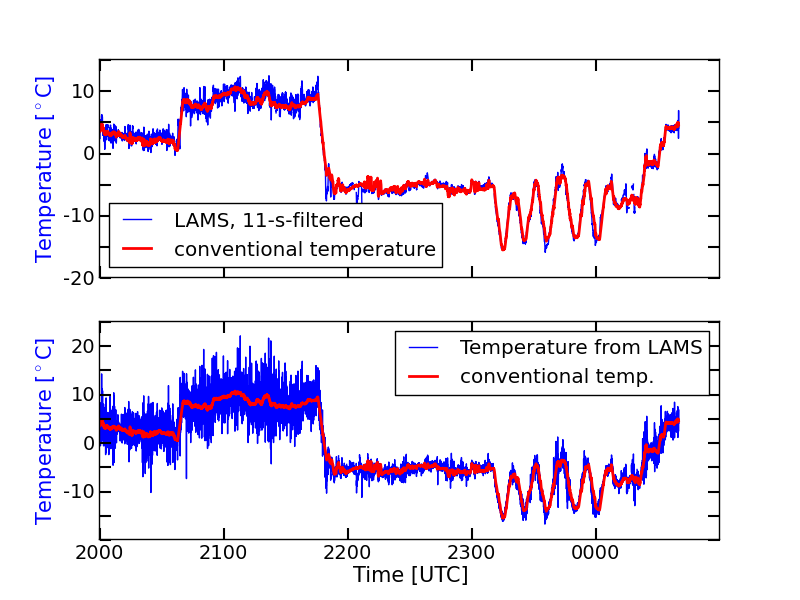

The Python source for this figure:
# Startup routine for Python from Xanadu
'Run this to load Xanadu data and variables'
import numpy as nm
import array
import struct
import pylab
from datetime import datetime, date, time
numvars = 4
Date = 111117
DLEN = 16801
Var = nm.empty([5, 16801], 'f')
Minutes = 280
VarName = [None]*5
T = nm.empty (4, 'i')
Time = nm.empty (16801, 'f')
Tsec = nm.empty (16801, 'f')
DataFile = open('/home/cooperw/Data/LAMS/DATLF5', 'rb')
VarName[1] = "ATX"
ATX=nm.empty (DLEN, 'f')
VarName[2] = "ATLAMS"
ATLAMS=nm.empty (DLEN, 'f')
VarName[3] = "ATW"
ATW=nm.empty (DLEN, 'f')
VarName[4] = "PCORR"
PCORR=nm.empty (DLEN, 'f')
VarName[0] = 'Tsec'
Var = array.array ('f')
numvars += 1
TM = []
for i in range (0, DLEN):
    B = DataFile.read (16)
    (T[0],) = struct.unpack ('b', B[0:1])
    (T[1],) = struct.unpack ('b', B[4:5])
    (T[2],) = struct.unpack ('b', B[8:9])
    (T[3],) = struct.unpack ('b', B[12:13])
    Tsec[i] = T[0]*3600+T[1]*60+T[2]+T[3]/1000.
    Time[i] = T[0]*10000+T[1]*100+T[2]+T[3]/1000.
    if T[0] > 23:
        T[0] -= 24
    TM.insert(i, time(T[0],T[1],T[2],T[3]/1000))
    Var.insert (numvars*i, Time[i])
    Var.read (DataFile, numvars-1)
    ATX[i] = Var[1+numvars*i]
    ATLAMS[i] = Var[2+numvars*i]
    ATW[i] = Var[3+numvars*i]
    PCORR[i] = Var[4+numvars*i]
ATX = nm.ma.masked_where (ATX == -32767., ATX)
ATLAMS = nm.ma.masked_where (ATLAMS == -32767., ATLAMS)
ATW = nm.ma.masked_where (ATW == -32767., ATW)
ATW -= 1.0
PCORR = nm.ma.masked_where (PCORR == -32767., PCORR)
indx = nm.arange(0,DLEN)
# this strange way of writing I1=0 is for easy change to a specified time
I1 = int(indx[Time==Time[0]])
I2 = int(indx[Time==Time[DLEN-1]])
nticks = I2 - I1 + 1
multiplier = 1
if nticks > 180.:
    nticks /= 60
    multiplier = 60
if nticks > 180.:
    nticks /= 60
    multiplier *= 60
if nticks > 20:
    nticks /= 2
    multiplier *= 2
if nticks > 20:
    nticks /= 2
    multiplier *= 2
if nticks > 20:
    nticks /= 3
    multiplier *= 3
offset_index = int(((int(Tsec[I1]/multiplier)+1)*multiplier-Tsec[I1])%multiplier)
ATM=nm.empty (DLEN, 'f')
II = 5
for i in range(I1+II,I2-II):
    ATM[i] = 0.
    for j in range(i-II,i+II+1):
        ATM[i] += ATLAMS[j]
    ATM[i] /= 2.*II+1
for i in range(I1,I1+II):
    ATM[i] = ATLAMS[i]
for i in range(I2-II,I2):
    ATM[i] = ATLAMS[i]
pylab.figure (4)
pylab.clf ()      
A = pylab.subplot(211)
pylab.plot(Tsec[I1:I2], ATM[I1:I2])
pylab.plot(Tsec[I1:I2], ATW[I1:I2],color='red',lw=2)
pticks = []
for i in range(0,(nticks+1)):
    if I1+offset_index+i*multiplier < DLEN:
        pticks.append(Tsec[I1+offset_index+i*multiplier])
A.xaxis.set_ticks(pticks)
pticklabels = []
for i in range(0,(nticks+1)):
    if I1+offset_index+i*multiplier < DLEN:
        pticklabels.append('')
A.xaxis.set_ticklabels(pticklabels)
yticks = [-20,'',-10,'',0,'',10]
A.yaxis.set_ticklabels(yticks)
for tick in A.yaxis.get_major_ticks():
    tick.label.set_fontsize(14)
pylab.ylabel('Temperature [$^\circ$C]', color='blue',fontsize=15)
#pylab.grid(True)
A2 = pylab.subplot(212)
pylab.plot(Tsec[I1:I2], ATLAMS[I1:I2],color='blue')
pylab.plot(Tsec[I1:I2], ATW[I1:I2],color='red',lw=2)
pticks = []
for i in range(0,(nticks+1)):
    if I1+offset_index+i*multiplier < DLEN:
        pticks.append(Tsec[I1+offset_index+i*multiplier])
A2.xaxis.set_ticks(pticks)
for tick in A2.xaxis.get_major_ticks():
    tick.label.set_fontsize(14) 
pticklabels = []
for i in range(0,(nticks+1)):
    if I1+offset_index+i*multiplier < DLEN:
        pticklabels.append(TM[I1+offset_index+i*multiplier].strftime('%H%M'))
A2.xaxis.set_ticklabels(pticklabels)
yticks = ['','',-10,'',0,'',10,'',20]
A2.yaxis.set_ticklabels(yticks)
for tick in A2.yaxis.get_major_ticks():
    tick.label.set_fontsize(14) 
pylab.xlabel('Time [UTC]',fontsize=15)
pylab.ylabel('Temperature [$^\circ$C]', color='blue',fontsize=15)
pylab.savefig('Fig5')
#pylab.grid(True)
pylab.show()
#
#print 'Loading variables into a Python session'
